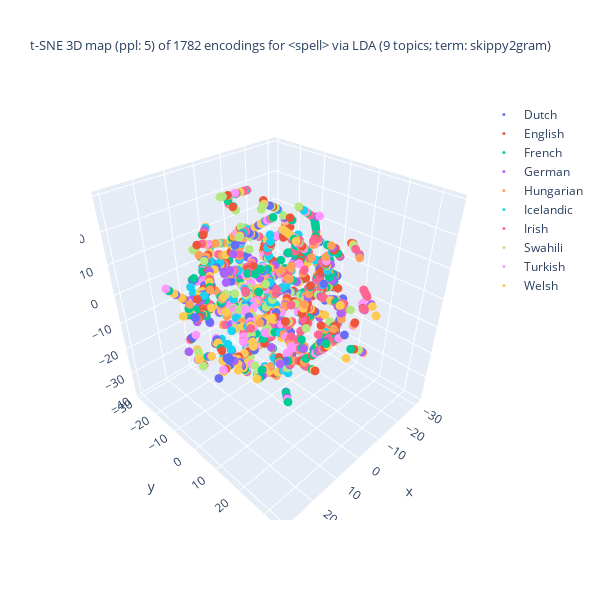
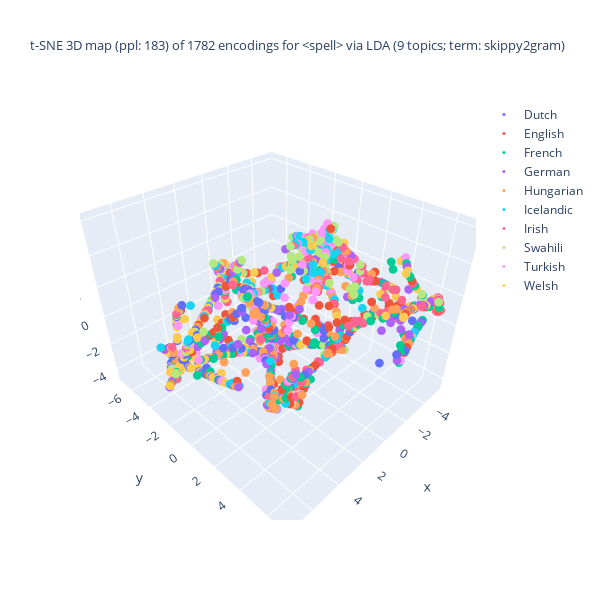
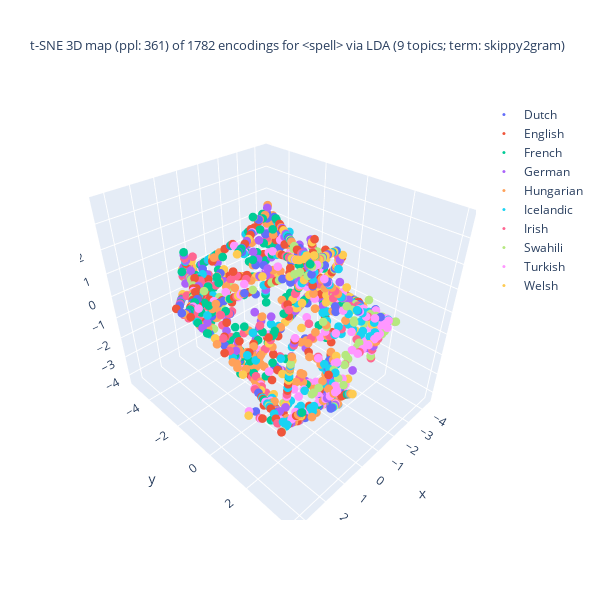
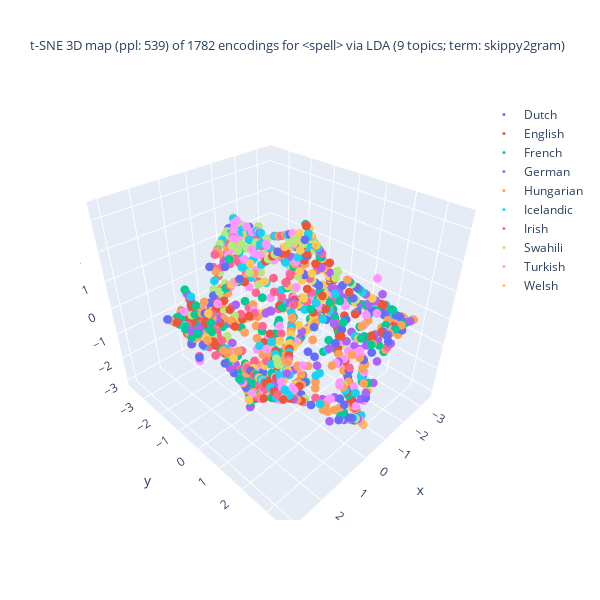

Notebook cell for these charts, in order:
### Markdown cell above
t-SNE の結果の可視化 (3D)

### Code cell
## tSNE の結果の可視化: Plotly を使った 3D 描画

import numpy as np
from sklearn.manifold import TSNE as tSNE
import plotly.express as pex
import plotly.graph_objects as go
import matplotlib.pyplot as plt

## tSNE のパラメターを設定
max_perplexity_factor = 2
perplexity_max_val = round(len(doc_fit_df)/max_perplexity_factor)
print(f"perplexity_max_val: {perplexity_max_val}")

#perplexity_increment = 120
divider = 5
perplexity_increment = round(perplexity_max_val/divider)
print(f"perplexity_increment: {perplexity_increment}")

## tSNE を段階的に実行
df_size = len(doc_fit_df)
exit_after_step = 15
ppl_vals = enumerate(range(5, perplexity_max_val, perplexity_increment))
for step, ppl_val in ppl_vals:
    ## 早期終了の判定
    if step >= exit_after_step:
        continue
    ## tSNE 事例の生成
    tSNE_3d_varied = tSNE(n_components = 3, random_state = 0, perplexity = ppl_val,
                          n_iter = 1000)

    ## データに適用
    doc_enc = np.array(list(doc_fit_df['enc']))
    doc_tSNE_3d_varied = tSNE_3d_varied.fit_transform(doc_enc)

    ## 色分けの単位を選択
    if color_lang_family:
        colored_var = 'family'
    else:
        colored_var = 'language'
    ##
    X = zip(doc_tSNE_3d_varied[:,0], doc_tSNE_3d_varied[:,1], doc_tSNE_3d_varied[:,2],
            doc_fit_df[colored_var]) # zip(..)が必要
    dfx = pd.DataFrame(X, columns = ['D1', 'D2', 'D3', colored_var])
    ## 作図
    fig = go.Figure()
    for lang in np.unique(main_df[colored_var]):
        traced = dfx[dfx[colored_var] == lang]
        fig.add_trace(
            go.Scatter3d(
                x = traced['D1'], y = traced['D2'], z = traced['D3'],
                name = lang.title(), mode = 'markers', marker = dict(size = 3),
                marker_colorscale = color_palette, # worked??
                showlegend = True
            )
        )
    ## 題の指定
    title_header = f"t-SNE 3D map (ppl: {ppl_val}) of {df_size} encodings for <{doc_attr}> via\n"
    if use_FastText:
        if use_LDA:
            title_body = f"LDA ({n_topics} topics; term: {lda_term_type}) x FastText ({ft_n_dims} dims; term: {ft_term_type}; window: {ft_window_size})"
        else:
            title_body = f"FastText ({ft_n_dims} dims; term: {ft_term_type}; window: {ft_window_size})"
    else:
        title_body = f"LDA ({n_topics} topics; term: {lda_term_type})"
    title_val = title_header + title_body
    fig.update_layout(title = dict(text = title_val, font_size = 13),
                      autosize = False, width = 600, height = 600)
    fig.show()

### Figure 1 — Plotly figure (JSON) as saved in the notebook; plotly's stock layout.template omitted (floating-point values rounded to 4 significant figures; data arrays with more than 128 entries replaced by an {"elided": "..."} marker saying what was removed)
{"data": [{"marker": {"colorscale": [[0, "#2E91E5"], [0.04348, "#E15F99"], [0.08696, "#1CA71C"], [0.1304, "#FB0D0D"], [0.1739, "#DA16FF"], [0.2174, "#222A2A"], [0.2609, "#B68100"], [0.3043, "#750D86"], [0.3478, "#EB663B"], [0.3913, "#511CFB"], [0.4348, "#00A08B"], [0.4783, "#FB00D1"], [0.5217, "#FC0080"], [0.5652, "#B2828D"], [0.6087, "#6C7C32"], [0.6522, "#778AAE"], [0.6957, "#862A16"], [0.7391, "#A777F1"], [0.7826, "#620042"], [0.8261, "#1616A7"], [0.8696, "#DA60CA"], [0.913, "#6C4516"], [0.9565, "#0D2A63"], [1, "#AF0038"]], "size": 3}, "mode": "markers", "name": "Dutch", "showlegend": true, "type": "scatter3d", "x": {"elided": "184 float values"}, "y": {"elided": "184 float values"}, "z": {"elided": "184 float values"}}, {"marker": {"colorscale": [[0, "#2E91E5"], [0.04348, "#E15F99"], [0.08696, "#1CA71C"], [0.1304, "#FB0D0D"], [0.1739, "#DA16FF"], [0.2174, "#222A2A"], [0.2609, "#B68100"], [0.3043, "#750D86"], [0.3478, "#EB663B"], [0.3913, "#511CFB"], [0.4348, "#00A08B"], [0.4783, "#FB00D1"], [0.5217, "#FC0080"], [0.5652, "#B2828D"], [0.6087, "#6C7C32"], [0.6522, "#778AAE"], [0.6957, "#862A16"], [0.7391, "#A777F1"], [0.7826, "#620042"], [0.8261, "#1616A7"], [0.8696, "#DA60CA"], [0.913, "#6C4516"], [0.9565, "#0D2A63"], [1, "#AF0038"]], "size": 3}, "mode": "markers", "name": "English", "showlegend": true, "type": "scatter3d", "x": {"elided": "168 float values"}, "y": {"elided": "168 float values"}, "z": {"elided": "168 float values"}}, {"marker": {"colorscale": [[0, "#2E91E5"], [0.04348, "#E15F99"], [0.08696, "#1CA71C"], [0.1304, "#FB0D0D"], [0.1739, "#DA16FF"], [0.2174, "#222A2A"], [0.2609, "#B68100"], [0.3043, "#750D86"], [0.3478, "#EB663B"], [0.3913, "#511CFB"], [0.4348, "#00A08B"], [0.4783, "#FB00D1"], [0.5217, "#FC0080"], [0.5652, "#B2828D"], [0.6087, "#6C7C32"], [0.6522, "#778AAE"], [0.6957, "#862A16"], [0.7391, "#A777F1"], [0.7826, "#620042"], [0.8261, "#1616A7"], [0.8696, "#DA60CA"], [0.913, "#6C4516"], [0.9565, "#0D2A63"], [1, "#AF0038"]], "size": 3}, "mode": "markers", "name": "French", "showlegend": true, "type": "scatter3d", "x": {"elided": "206 float values"}, "y": {"elided": "206 float values"}, "z": {"elided": "206 float values"}}, {"marker": {"colorscale": [[0, "#2E91E5"], [0.04348, "#E15F99"], [0.08696, "#1CA71C"], [0.1304, "#FB0D0D"], [0.1739, "#DA16FF"], [0.2174, "#222A2A"], [0.2609, "#B68100"], [0.3043, "#750D86"], [0.3478, "#EB663B"], [0.3913, "#511CFB"], [0.4348, "#00A08B"], [0.4783, "#FB00D1"], [0.5217, "#FC0080"], [0.5652, "#B2828D"], [0.6087, "#6C7C32"], [0.6522, "#778AAE"], [0.6957, "#862A16"], [0.7391, "#A777F1"], [0.7826, "#620042"], [0.8261, "#1616A7"], [0.8696, "#DA60CA"], [0.913, "#6C4516"], [0.9565, "#0D2A63"], [1, "#AF0038"]], "size": 3}, "mode": "markers", "name": "German", "showlegend": true, "type": "scatter3d", "x": {"elided": "166 float values"}, "y": {"elided": "166 float values"}, "z": {"elided": "166 float values"}}, {"marker": {"colorscale": [[0, "#2E91E5"], [0.04348, "#E15F99"], [0.08696, "#1CA71C"], [0.1304, "#FB0D0D"], [0.1739, "#DA16FF"], [0.2174, "#222A2A"], [0.2609, "#B68100"], [0.3043, "#750D86"], [0.3478, "#EB663B"], [0.3913, "#511CFB"], [0.4348, "#00A08B"], [0.4783, "#FB00D1"], [0.5217, "#FC0080"], [0.5652, "#B2828D"], [0.6087, "#6C7C32"], [0.6522, "#778AAE"], [0.6957, "#862A16"], [0.7391, "#A777F1"], [0.7826, "#620042"], [0.8261, "#1616A7"], [0.8696, "#DA60CA"], [0.913, "#6C4516"], [0.9565, "#0D2A63"], [1, "#AF0038"]], "size": 3}, "mode": "markers", "name": "Hungarian", "showlegend": true, "type": "scatter3d", "x": {"elided": "206 float values"}, "y": {"elided": "206 float values"}, "z": {"elided": "206 float values"}}, {"marker": {"colorscale": [[0, "#2E91E5"], [0.04348, "#E15F99"], [0.08696, "#1CA71C"], [0.1304, "#FB0D0D"], [0.1739, "#DA16FF"], [0.2174, "#222A2A"], [0.2609, "#B68100"], [0.3043, "#750D86"], [0.3478, "#EB663B"], [0.3913, "#511CFB"], [0.4348, "#00A08B"], [0.4783, "#FB00D1"], [0.5217, "#FC0080"], [0.5652, "#B2828D"], [0.6087, "#6C7C32"], [0.6522, "#778AAE"], [0.6957, "#862A16"], [0.7391, "#A777F1"], [0.7826, "#620042"], [0.8261, "#1616A7"], [0.8696, "#DA60CA"], [0.913, "#6C4516"], [0.9565, "#0D2A63"], [1, "#AF0038"]], "size": 3}, "mode": "markers", "name": "Icelandic", "showlegend": true, "type": "scatter3d", "x": {"elided": "160 float values"}, "y": {"elided": "160 float values"}, "z": {"elided": "160 float values"}}, {"marker": {"colorscale": [[0, "#2E91E5"], [0.04348, "#E15F99"], [0.08696, "#1CA71C"], [0.1304, "#FB0D0D"], [0.1739, "#DA16FF"], [0.2174, "#222A2A"], [0.2609, "#B68100"], [0.3043, "#750D86"], [0.3478, "#EB663B"], [0.3913, "#511CFB"], [0.4348, "#00A08B"], [0.4783, "#FB00D1"], [0.5217, "#FC0080"], [0.5652, "#B2828D"], [0.6087, "#6C7C32"], [0.6522, "#778AAE"], [0.6957, "#862A16"], [0.7391, "#A777F1"], [0.7826, "#620042"], [0.8261, "#1616A7"], [0.8696, "#DA60CA"], [0.913, "#6C4516"], [0.9565, "#0D2A63"], [1, "#AF0038"]], "size": 3}, "mode": "markers", "name": "Irish", "showlegend": true, "type": "scatter3d", "x": {"elided": "180 float values"}, "y": {"elided": "180 float values"}, "z": {"elided": "180 float values"}}, {"marker": {"colorscale": [[0, "#2E91E5"], [0.04348, "#E15F99"], [0.08696, "#1CA71C"], [0.1304, "#FB0D0D"], [0.1739, "#DA16FF"], [0.2174, "#222A2A"], [0.2609, "#B68100"], [0.3043, "#750D86"], [0.3478, "#EB663B"], [0.3913, "#511CFB"], [0.4348, "#00A08B"], [0.4783, "#FB00D1"], [0.5217, "#FC0080"], [0.5652, "#B2828D"], [0.6087, "#6C7C32"], [0.6522, "#778AAE"], [0.6957, "#862A16"], [0.7391, "#A777F1"], [0.7826, "#620042"], [0.8261, "#1616A7"], [0.8696, "#DA60CA"], [0.913, "#6C4516"], [0.9565, "#0D2A63"], [1, "#AF0038"]], "size": 3}, "mode": "markers", "name": "Swahili", "showlegend": true, "type": "scatter3d", "x": {"elided": "135 float values"}, "y": {"elided": "135 float values"}, "z": {"elided": "135 float values"}}, {"marker": {"colorscale": [[0, "#2E91E5"], [0.04348, "#E15F99"], [0.08696, "#1CA71C"], [0.1304, "#FB0D0D"], [0.1739, "#DA16FF"], [0.2174, "#222A2A"], [0.2609, "#B68100"], [0.3043, "#750D86"], [0.3478, "#EB663B"], [0.3913, "#511CFB"], [0.4348, "#00A08B"], [0.4783, "#FB00D1"], [0.5217, "#FC0080"], [0.5652, "#B2828D"], [0.6087, "#6C7C32"], [0.6522, "#778AAE"], [0.6957, "#862A16"], [0.7391, "#A777F1"], [0.7826, "#620042"], [0.8261, "#1616A7"], [0.8696, "#DA60CA"], [0.913, "#6C4516"], [0.9565, "#0D2A63"], [1, "#AF0038"]], "size": 3}, "mode": "markers", "name": "Turkish", "showlegend": true, "type": "scatter3d", "x": {"elided": "177 float values"}, "y": {"elided": "177 float values"}, "z": {"elided": "177 float values"}}, {"marker": {"colorscale": [[0, "#2E91E5"], [0.04348, "#E15F99"], [0.08696, "#1CA71C"], [0.1304, "#FB0D0D"], [0.1739, "#DA16FF"], [0.2174, "#222A2A"], [0.2609, "#B68100"], [0.3043, "#750D86"], [0.3478, "#EB663B"], [0.3913, "#511CFB"], [0.4348, "#00A08B"], [0.4783, "#FB00D1"], [0.5217, "#FC0080"], [0.5652, "#B2828D"], [0.6087, "#6C7C32"], [0.6522, "#778AAE"], [0.6957, "#862A16"], [0.7391, "#A777F1"], [0.7826, "#620042"], [0.8261, "#1616A7"], [0.8696, "#DA60CA"], [0.913, "#6C4516"], [0.9565, "#0D2A63"], [1, "#AF0038"]], "size": 3}, "mode": "markers", "name": "Welsh", "showlegend": true, "type": "scatter3d", "x": {"elided": "200 float values"}, "y": {"elided": "200 float values"}, "z": {"elided": "200 float values"}}], "layout": {"autosize": false, "height": 600, "title": {"font": {"size": 13}, "text": "t-SNE 3D map (ppl: 5) of 1782 encodings for <spell> via\nLDA (9 topics; term: skippy2gram)"}, "width": 600}}

### Figure 2 — Plotly figure (JSON) as saved in the notebook; plotly's stock layout.template omitted (floating-point values rounded to 4 significant figures; data arrays with more than 128 entries replaced by an {"elided": "..."} marker saying what was removed)
{"data": [{"marker": {"colorscale": [[0, "#2E91E5"], [0.04348, "#E15F99"], [0.08696, "#1CA71C"], [0.1304, "#FB0D0D"], [0.1739, "#DA16FF"], [0.2174, "#222A2A"], [0.2609, "#B68100"], [0.3043, "#750D86"], [0.3478, "#EB663B"], [0.3913, "#511CFB"], [0.4348, "#00A08B"], [0.4783, "#FB00D1"], [0.5217, "#FC0080"], [0.5652, "#B2828D"], [0.6087, "#6C7C32"], [0.6522, "#778AAE"], [0.6957, "#862A16"], [0.7391, "#A777F1"], [0.7826, "#620042"], [0.8261, "#1616A7"], [0.8696, "#DA60CA"], [0.913, "#6C4516"], [0.9565, "#0D2A63"], [1, "#AF0038"]], "size": 3}, "mode": "markers", "name": "Dutch", "showlegend": true, "type": "scatter3d", "x": {"elided": "184 float values"}, "y": {"elided": "184 float values"}, "z": {"elided": "184 float values"}}, {"marker": {"colorscale": [[0, "#2E91E5"], [0.04348, "#E15F99"], [0.08696, "#1CA71C"], [0.1304, "#FB0D0D"], [0.1739, "#DA16FF"], [0.2174, "#222A2A"], [0.2609, "#B68100"], [0.3043, "#750D86"], [0.3478, "#EB663B"], [0.3913, "#511CFB"], [0.4348, "#00A08B"], [0.4783, "#FB00D1"], [0.5217, "#FC0080"], [0.5652, "#B2828D"], [0.6087, "#6C7C32"], [0.6522, "#778AAE"], [0.6957, "#862A16"], [0.7391, "#A777F1"], [0.7826, "#620042"], [0.8261, "#1616A7"], [0.8696, "#DA60CA"], [0.913, "#6C4516"], [0.9565, "#0D2A63"], [1, "#AF0038"]], "size": 3}, "mode": "markers", "name": "English", "showlegend": true, "type": "scatter3d", "x": {"elided": "168 float values"}, "y": {"elided": "168 float values"}, "z": {"elided": "168 float values"}}, {"marker": {"colorscale": [[0, "#2E91E5"], [0.04348, "#E15F99"], [0.08696, "#1CA71C"], [0.1304, "#FB0D0D"], [0.1739, "#DA16FF"], [0.2174, "#222A2A"], [0.2609, "#B68100"], [0.3043, "#750D86"], [0.3478, "#EB663B"], [0.3913, "#511CFB"], [0.4348, "#00A08B"], [0.4783, "#FB00D1"], [0.5217, "#FC0080"], [0.5652, "#B2828D"], [0.6087, "#6C7C32"], [0.6522, "#778AAE"], [0.6957, "#862A16"], [0.7391, "#A777F1"], [0.7826, "#620042"], [0.8261, "#1616A7"], [0.8696, "#DA60CA"], [0.913, "#6C4516"], [0.9565, "#0D2A63"], [1, "#AF0038"]], "size": 3}, "mode": "markers", "name": "French", "showlegend": true, "type": "scatter3d", "x": {"elided": "206 float values"}, "y": {"elided": "206 float values"}, "z": {"elided": "206 float values"}}, {"marker": {"colorscale": [[0, "#2E91E5"], [0.04348, "#E15F99"], [0.08696, "#1CA71C"], [0.1304, "#FB0D0D"], [0.1739, "#DA16FF"], [0.2174, "#222A2A"], [0.2609, "#B68100"], [0.3043, "#750D86"], [0.3478, "#EB663B"], [0.3913, "#511CFB"], [0.4348, "#00A08B"], [0.4783, "#FB00D1"], [0.5217, "#FC0080"], [0.5652, "#B2828D"], [0.6087, "#6C7C32"], [0.6522, "#778AAE"], [0.6957, "#862A16"], [0.7391, "#A777F1"], [0.7826, "#620042"], [0.8261, "#1616A7"], [0.8696, "#DA60CA"], [0.913, "#6C4516"], [0.9565, "#0D2A63"], [1, "#AF0038"]], "size": 3}, "mode": "markers", "name": "German", "showlegend": true, "type": "scatter3d", "x": {"elided": "166 float values"}, "y": {"elided": "166 float values"}, "z": {"elided": "166 float values"}}, {"marker": {"colorscale": [[0, "#2E91E5"], [0.04348, "#E15F99"], [0.08696, "#1CA71C"], [0.1304, "#FB0D0D"], [0.1739, "#DA16FF"], [0.2174, "#222A2A"], [0.2609, "#B68100"], [0.3043, "#750D86"], [0.3478, "#EB663B"], [0.3913, "#511CFB"], [0.4348, "#00A08B"], [0.4783, "#FB00D1"], [0.5217, "#FC0080"], [0.5652, "#B2828D"], [0.6087, "#6C7C32"], [0.6522, "#778AAE"], [0.6957, "#862A16"], [0.7391, "#A777F1"], [0.7826, "#620042"], [0.8261, "#1616A7"], [0.8696, "#DA60CA"], [0.913, "#6C4516"], [0.9565, "#0D2A63"], [1, "#AF0038"]], "size": 3}, "mode": "markers", "name": "Hungarian", "showlegend": true, "type": "scatter3d", "x": {"elided": "206 float values"}, "y": {"elided": "206 float values"}, "z": {"elided": "206 float values"}}, {"marker": {"colorscale": [[0, "#2E91E5"], [0.04348, "#E15F99"], [0.08696, "#1CA71C"], [0.1304, "#FB0D0D"], [0.1739, "#DA16FF"], [0.2174, "#222A2A"], [0.2609, "#B68100"], [0.3043, "#750D86"], [0.3478, "#EB663B"], [0.3913, "#511CFB"], [0.4348, "#00A08B"], [0.4783, "#FB00D1"], [0.5217, "#FC0080"], [0.5652, "#B2828D"], [0.6087, "#6C7C32"], [0.6522, "#778AAE"], [0.6957, "#862A16"], [0.7391, "#A777F1"], [0.7826, "#620042"], [0.8261, "#1616A7"], [0.8696, "#DA60CA"], [0.913, "#6C4516"], [0.9565, "#0D2A63"], [1, "#AF0038"]], "size": 3}, "mode": "markers", "name": "Icelandic", "showlegend": true, "type": "scatter3d", "x": {"elided": "160 float values"}, "y": {"elided": "160 float values"}, "z": {"elided": "160 float values"}}, {"marker": {"colorscale": [[0, "#2E91E5"], [0.04348, "#E15F99"], [0.08696, "#1CA71C"], [0.1304, "#FB0D0D"], [0.1739, "#DA16FF"], [0.2174, "#222A2A"], [0.2609, "#B68100"], [0.3043, "#750D86"], [0.3478, "#EB663B"], [0.3913, "#511CFB"], [0.4348, "#00A08B"], [0.4783, "#FB00D1"], [0.5217, "#FC0080"], [0.5652, "#B2828D"], [0.6087, "#6C7C32"], [0.6522, "#778AAE"], [0.6957, "#862A16"], [0.7391, "#A777F1"], [0.7826, "#620042"], [0.8261, "#1616A7"], [0.8696, "#DA60CA"], [0.913, "#6C4516"], [0.9565, "#0D2A63"], [1, "#AF0038"]], "size": 3}, "mode": "markers", "name": "Irish", "showlegend": true, "type": "scatter3d", "x": {"elided": "180 float values"}, "y": {"elided": "180 float values"}, "z": {"elided": "180 float values"}}, {"marker": {"colorscale": [[0, "#2E91E5"], [0.04348, "#E15F99"], [0.08696, "#1CA71C"], [0.1304, "#FB0D0D"], [0.1739, "#DA16FF"], [0.2174, "#222A2A"], [0.2609, "#B68100"], [0.3043, "#750D86"], [0.3478, "#EB663B"], [0.3913, "#511CFB"], [0.4348, "#00A08B"], [0.4783, "#FB00D1"], [0.5217, "#FC0080"], [0.5652, "#B2828D"], [0.6087, "#6C7C32"], [0.6522, "#778AAE"], [0.6957, "#862A16"], [0.7391, "#A777F1"], [0.7826, "#620042"], [0.8261, "#1616A7"], [0.8696, "#DA60CA"], [0.913, "#6C4516"], [0.9565, "#0D2A63"], [1, "#AF0038"]], "size": 3}, "mode": "markers", "name": "Swahili", "showlegend": true, "type": "scatter3d", "x": {"elided": "135 float values"}, "y": {"elided": "135 float values"}, "z": {"elided": "135 float values"}}, {"marker": {"colorscale": [[0, "#2E91E5"], [0.04348, "#E15F99"], [0.08696, "#1CA71C"], [0.1304, "#FB0D0D"], [0.1739, "#DA16FF"], [0.2174, "#222A2A"], [0.2609, "#B68100"], [0.3043, "#750D86"], [0.3478, "#EB663B"], [0.3913, "#511CFB"], [0.4348, "#00A08B"], [0.4783, "#FB00D1"], [0.5217, "#FC0080"], [0.5652, "#B2828D"], [0.6087, "#6C7C32"], [0.6522, "#778AAE"], [0.6957, "#862A16"], [0.7391, "#A777F1"], [0.7826, "#620042"], [0.8261, "#1616A7"], [0.8696, "#DA60CA"], [0.913, "#6C4516"], [0.9565, "#0D2A63"], [1, "#AF0038"]], "size": 3}, "mode": "markers", "name": "Turkish", "showlegend": true, "type": "scatter3d", "x": {"elided": "177 float values"}, "y": {"elided": "177 float values"}, "z": {"elided": "177 float values"}}, {"marker": {"colorscale": [[0, "#2E91E5"], [0.04348, "#E15F99"], [0.08696, "#1CA71C"], [0.1304, "#FB0D0D"], [0.1739, "#DA16FF"], [0.2174, "#222A2A"], [0.2609, "#B68100"], [0.3043, "#750D86"], [0.3478, "#EB663B"], [0.3913, "#511CFB"], [0.4348, "#00A08B"], [0.4783, "#FB00D1"], [0.5217, "#FC0080"], [0.5652, "#B2828D"], [0.6087, "#6C7C32"], [0.6522, "#778AAE"], [0.6957, "#862A16"], [0.7391, "#A777F1"], [0.7826, "#620042"], [0.8261, "#1616A7"], [0.8696, "#DA60CA"], [0.913, "#6C4516"], [0.9565, "#0D2A63"], [1, "#AF0038"]], "size": 3}, "mode": "markers", "name": "Welsh", "showlegend": true, "type": "scatter3d", "x": {"elided": "200 float values"}, "y": {"elided": "200 float values"}, "z": {"elided": "200 float values"}}], "layout": {"autosize": false, "height": 600, "title": {"font": {"size": 13}, "text": "t-SNE 3D map (ppl: 183) of 1782 encodings for <spell> via\nLDA (9 topics; term: skippy2gram)"}, "width": 600}}

### Figure 3 — Plotly figure (JSON) as saved in the notebook; plotly's stock layout.template omitted (floating-point values rounded to 4 significant figures; data arrays with more than 128 entries replaced by an {"elided": "..."} marker saying what was removed)
{"data": [{"marker": {"colorscale": [[0, "#2E91E5"], [0.04348, "#E15F99"], [0.08696, "#1CA71C"], [0.1304, "#FB0D0D"], [0.1739, "#DA16FF"], [0.2174, "#222A2A"], [0.2609, "#B68100"], [0.3043, "#750D86"], [0.3478, "#EB663B"], [0.3913, "#511CFB"], [0.4348, "#00A08B"], [0.4783, "#FB00D1"], [0.5217, "#FC0080"], [0.5652, "#B2828D"], [0.6087, "#6C7C32"], [0.6522, "#778AAE"], [0.6957, "#862A16"], [0.7391, "#A777F1"], [0.7826, "#620042"], [0.8261, "#1616A7"], [0.8696, "#DA60CA"], [0.913, "#6C4516"], [0.9565, "#0D2A63"], [1, "#AF0038"]], "size": 3}, "mode": "markers", "name": "Dutch", "showlegend": true, "type": "scatter3d", "x": {"elided": "184 float values"}, "y": {"elided": "184 float values"}, "z": {"elided": "184 float values"}}, {"marker": {"colorscale": [[0, "#2E91E5"], [0.04348, "#E15F99"], [0.08696, "#1CA71C"], [0.1304, "#FB0D0D"], [0.1739, "#DA16FF"], [0.2174, "#222A2A"], [0.2609, "#B68100"], [0.3043, "#750D86"], [0.3478, "#EB663B"], [0.3913, "#511CFB"], [0.4348, "#00A08B"], [0.4783, "#FB00D1"], [0.5217, "#FC0080"], [0.5652, "#B2828D"], [0.6087, "#6C7C32"], [0.6522, "#778AAE"], [0.6957, "#862A16"], [0.7391, "#A777F1"], [0.7826, "#620042"], [0.8261, "#1616A7"], [0.8696, "#DA60CA"], [0.913, "#6C4516"], [0.9565, "#0D2A63"], [1, "#AF0038"]], "size": 3}, "mode": "markers", "name": "English", "showlegend": true, "type": "scatter3d", "x": {"elided": "168 float values"}, "y": {"elided": "168 float values"}, "z": {"elided": "168 float values"}}, {"marker": {"colorscale": [[0, "#2E91E5"], [0.04348, "#E15F99"], [0.08696, "#1CA71C"], [0.1304, "#FB0D0D"], [0.1739, "#DA16FF"], [0.2174, "#222A2A"], [0.2609, "#B68100"], [0.3043, "#750D86"], [0.3478, "#EB663B"], [0.3913, "#511CFB"], [0.4348, "#00A08B"], [0.4783, "#FB00D1"], [0.5217, "#FC0080"], [0.5652, "#B2828D"], [0.6087, "#6C7C32"], [0.6522, "#778AAE"], [0.6957, "#862A16"], [0.7391, "#A777F1"], [0.7826, "#620042"], [0.8261, "#1616A7"], [0.8696, "#DA60CA"], [0.913, "#6C4516"], [0.9565, "#0D2A63"], [1, "#AF0038"]], "size": 3}, "mode": "markers", "name": "French", "showlegend": true, "type": "scatter3d", "x": {"elided": "206 float values"}, "y": {"elided": "206 float values"}, "z": {"elided": "206 float values"}}, {"marker": {"colorscale": [[0, "#2E91E5"], [0.04348, "#E15F99"], [0.08696, "#1CA71C"], [0.1304, "#FB0D0D"], [0.1739, "#DA16FF"], [0.2174, "#222A2A"], [0.2609, "#B68100"], [0.3043, "#750D86"], [0.3478, "#EB663B"], [0.3913, "#511CFB"], [0.4348, "#00A08B"], [0.4783, "#FB00D1"], [0.5217, "#FC0080"], [0.5652, "#B2828D"], [0.6087, "#6C7C32"], [0.6522, "#778AAE"], [0.6957, "#862A16"], [0.7391, "#A777F1"], [0.7826, "#620042"], [0.8261, "#1616A7"], [0.8696, "#DA60CA"], [0.913, "#6C4516"], [0.9565, "#0D2A63"], [1, "#AF0038"]], "size": 3}, "mode": "markers", "name": "German", "showlegend": true, "type": "scatter3d", "x": {"elided": "166 float values"}, "y": {"elided": "166 float values"}, "z": {"elided": "166 float values"}}, {"marker": {"colorscale": [[0, "#2E91E5"], [0.04348, "#E15F99"], [0.08696, "#1CA71C"], [0.1304, "#FB0D0D"], [0.1739, "#DA16FF"], [0.2174, "#222A2A"], [0.2609, "#B68100"], [0.3043, "#750D86"], [0.3478, "#EB663B"], [0.3913, "#511CFB"], [0.4348, "#00A08B"], [0.4783, "#FB00D1"], [0.5217, "#FC0080"], [0.5652, "#B2828D"], [0.6087, "#6C7C32"], [0.6522, "#778AAE"], [0.6957, "#862A16"], [0.7391, "#A777F1"], [0.7826, "#620042"], [0.8261, "#1616A7"], [0.8696, "#DA60CA"], [0.913, "#6C4516"], [0.9565, "#0D2A63"], [1, "#AF0038"]], "size": 3}, "mode": "markers", "name": "Hungarian", "showlegend": true, "type": "scatter3d", "x": {"elided": "206 float values"}, "y": {"elided": "206 float values"}, "z": {"elided": "206 float values"}}, {"marker": {"colorscale": [[0, "#2E91E5"], [0.04348, "#E15F99"], [0.08696, "#1CA71C"], [0.1304, "#FB0D0D"], [0.1739, "#DA16FF"], [0.2174, "#222A2A"], [0.2609, "#B68100"], [0.3043, "#750D86"], [0.3478, "#EB663B"], [0.3913, "#511CFB"], [0.4348, "#00A08B"], [0.4783, "#FB00D1"], [0.5217, "#FC0080"], [0.5652, "#B2828D"], [0.6087, "#6C7C32"], [0.6522, "#778AAE"], [0.6957, "#862A16"], [0.7391, "#A777F1"], [0.7826, "#620042"], [0.8261, "#1616A7"], [0.8696, "#DA60CA"], [0.913, "#6C4516"], [0.9565, "#0D2A63"], [1, "#AF0038"]], "size": 3}, "mode": "markers", "name": "Icelandic", "showlegend": true, "type": "scatter3d", "x": {"elided": "160 float values"}, "y": {"elided": "160 float values"}, "z": {"elided": "160 float values"}}, {"marker": {"colorscale": [[0, "#2E91E5"], [0.04348, "#E15F99"], [0.08696, "#1CA71C"], [0.1304, "#FB0D0D"], [0.1739, "#DA16FF"], [0.2174, "#222A2A"], [0.2609, "#B68100"], [0.3043, "#750D86"], [0.3478, "#EB663B"], [0.3913, "#511CFB"], [0.4348, "#00A08B"], [0.4783, "#FB00D1"], [0.5217, "#FC0080"], [0.5652, "#B2828D"], [0.6087, "#6C7C32"], [0.6522, "#778AAE"], [0.6957, "#862A16"], [0.7391, "#A777F1"], [0.7826, "#620042"], [0.8261, "#1616A7"], [0.8696, "#DA60CA"], [0.913, "#6C4516"], [0.9565, "#0D2A63"], [1, "#AF0038"]], "size": 3}, "mode": "markers", "name": "Irish", "showlegend": true, "type": "scatter3d", "x": {"elided": "180 float values"}, "y": {"elided": "180 float values"}, "z": {"elided": "180 float values"}}, {"marker": {"colorscale": [[0, "#2E91E5"], [0.04348, "#E15F99"], [0.08696, "#1CA71C"], [0.1304, "#FB0D0D"], [0.1739, "#DA16FF"], [0.2174, "#222A2A"], [0.2609, "#B68100"], [0.3043, "#750D86"], [0.3478, "#EB663B"], [0.3913, "#511CFB"], [0.4348, "#00A08B"], [0.4783, "#FB00D1"], [0.5217, "#FC0080"], [0.5652, "#B2828D"], [0.6087, "#6C7C32"], [0.6522, "#778AAE"], [0.6957, "#862A16"], [0.7391, "#A777F1"], [0.7826, "#620042"], [0.8261, "#1616A7"], [0.8696, "#DA60CA"], [0.913, "#6C4516"], [0.9565, "#0D2A63"], [1, "#AF0038"]], "size": 3}, "mode": "markers", "name": "Swahili", "showlegend": true, "type": "scatter3d", "x": {"elided": "135 float values"}, "y": {"elided": "135 float values"}, "z": {"elided": "135 float values"}}, {"marker": {"colorscale": [[0, "#2E91E5"], [0.04348, "#E15F99"], [0.08696, "#1CA71C"], [0.1304, "#FB0D0D"], [0.1739, "#DA16FF"], [0.2174, "#222A2A"], [0.2609, "#B68100"], [0.3043, "#750D86"], [0.3478, "#EB663B"], [0.3913, "#511CFB"], [0.4348, "#00A08B"], [0.4783, "#FB00D1"], [0.5217, "#FC0080"], [0.5652, "#B2828D"], [0.6087, "#6C7C32"], [0.6522, "#778AAE"], [0.6957, "#862A16"], [0.7391, "#A777F1"], [0.7826, "#620042"], [0.8261, "#1616A7"], [0.8696, "#DA60CA"], [0.913, "#6C4516"], [0.9565, "#0D2A63"], [1, "#AF0038"]], "size": 3}, "mode": "markers", "name": "Turkish", "showlegend": true, "type": "scatter3d", "x": {"elided": "177 float values"}, "y": {"elided": "177 float values"}, "z": {"elided": "177 float values"}}, {"marker": {"colorscale": [[0, "#2E91E5"], [0.04348, "#E15F99"], [0.08696, "#1CA71C"], [0.1304, "#FB0D0D"], [0.1739, "#DA16FF"], [0.2174, "#222A2A"], [0.2609, "#B68100"], [0.3043, "#750D86"], [0.3478, "#EB663B"], [0.3913, "#511CFB"], [0.4348, "#00A08B"], [0.4783, "#FB00D1"], [0.5217, "#FC0080"], [0.5652, "#B2828D"], [0.6087, "#6C7C32"], [0.6522, "#778AAE"], [0.6957, "#862A16"], [0.7391, "#A777F1"], [0.7826, "#620042"], [0.8261, "#1616A7"], [0.8696, "#DA60CA"], [0.913, "#6C4516"], [0.9565, "#0D2A63"], [1, "#AF0038"]], "size": 3}, "mode": "markers", "name": "Welsh", "showlegend": true, "type": "scatter3d", "x": {"elided": "200 float values"}, "y": {"elided": "200 float values"}, "z": {"elided": "200 float values"}}], "layout": {"autosize": false, "height": 600, "title": {"font": {"size": 13}, "text": "t-SNE 3D map (ppl: 361) of 1782 encodings for <spell> via\nLDA (9 topics; term: skippy2gram)"}, "width": 600}}

### Figure 4 — Plotly figure (JSON) as saved in the notebook; plotly's stock layout.template omitted (floating-point values rounded to 4 significant figures; data arrays with more than 128 entries replaced by an {"elided": "..."} marker saying what was removed)
{"data": [{"marker": {"colorscale": [[0, "#2E91E5"], [0.04348, "#E15F99"], [0.08696, "#1CA71C"], [0.1304, "#FB0D0D"], [0.1739, "#DA16FF"], [0.2174, "#222A2A"], [0.2609, "#B68100"], [0.3043, "#750D86"], [0.3478, "#EB663B"], [0.3913, "#511CFB"], [0.4348, "#00A08B"], [0.4783, "#FB00D1"], [0.5217, "#FC0080"], [0.5652, "#B2828D"], [0.6087, "#6C7C32"], [0.6522, "#778AAE"], [0.6957, "#862A16"], [0.7391, "#A777F1"], [0.7826, "#620042"], [0.8261, "#1616A7"], [0.8696, "#DA60CA"], [0.913, "#6C4516"], [0.9565, "#0D2A63"], [1, "#AF0038"]], "size": 3}, "mode": "markers", "name": "Dutch", "showlegend": true, "type": "scatter3d", "x": {"elided": "184 float values"}, "y": {"elided": "184 float values"}, "z": {"elided": "184 float values"}}, {"marker": {"colorscale": [[0, "#2E91E5"], [0.04348, "#E15F99"], [0.08696, "#1CA71C"], [0.1304, "#FB0D0D"], [0.1739, "#DA16FF"], [0.2174, "#222A2A"], [0.2609, "#B68100"], [0.3043, "#750D86"], [0.3478, "#EB663B"], [0.3913, "#511CFB"], [0.4348, "#00A08B"], [0.4783, "#FB00D1"], [0.5217, "#FC0080"], [0.5652, "#B2828D"], [0.6087, "#6C7C32"], [0.6522, "#778AAE"], [0.6957, "#862A16"], [0.7391, "#A777F1"], [0.7826, "#620042"], [0.8261, "#1616A7"], [0.8696, "#DA60CA"], [0.913, "#6C4516"], [0.9565, "#0D2A63"], [1, "#AF0038"]], "size": 3}, "mode": "markers", "name": "English", "showlegend": true, "type": "scatter3d", "x": {"elided": "168 float values"}, "y": {"elided": "168 float values"}, "z": {"elided": "168 float values"}}, {"marker": {"colorscale": [[0, "#2E91E5"], [0.04348, "#E15F99"], [0.08696, "#1CA71C"], [0.1304, "#FB0D0D"], [0.1739, "#DA16FF"], [0.2174, "#222A2A"], [0.2609, "#B68100"], [0.3043, "#750D86"], [0.3478, "#EB663B"], [0.3913, "#511CFB"], [0.4348, "#00A08B"], [0.4783, "#FB00D1"], [0.5217, "#FC0080"], [0.5652, "#B2828D"], [0.6087, "#6C7C32"], [0.6522, "#778AAE"], [0.6957, "#862A16"], [0.7391, "#A777F1"], [0.7826, "#620042"], [0.8261, "#1616A7"], [0.8696, "#DA60CA"], [0.913, "#6C4516"], [0.9565, "#0D2A63"], [1, "#AF0038"]], "size": 3}, "mode": "markers", "name": "French", "showlegend": true, "type": "scatter3d", "x": {"elided": "206 float values"}, "y": {"elided": "206 float values"}, "z": {"elided": "206 float values"}}, {"marker": {"colorscale": [[0, "#2E91E5"], [0.04348, "#E15F99"], [0.08696, "#1CA71C"], [0.1304, "#FB0D0D"], [0.1739, "#DA16FF"], [0.2174, "#222A2A"], [0.2609, "#B68100"], [0.3043, "#750D86"], [0.3478, "#EB663B"], [0.3913, "#511CFB"], [0.4348, "#00A08B"], [0.4783, "#FB00D1"], [0.5217, "#FC0080"], [0.5652, "#B2828D"], [0.6087, "#6C7C32"], [0.6522, "#778AAE"], [0.6957, "#862A16"], [0.7391, "#A777F1"], [0.7826, "#620042"], [0.8261, "#1616A7"], [0.8696, "#DA60CA"], [0.913, "#6C4516"], [0.9565, "#0D2A63"], [1, "#AF0038"]], "size": 3}, "mode": "markers", "name": "German", "showlegend": true, "type": "scatter3d", "x": {"elided": "166 float values"}, "y": {"elided": "166 float values"}, "z": {"elided": "166 float values"}}, {"marker": {"colorscale": [[0, "#2E91E5"], [0.04348, "#E15F99"], [0.08696, "#1CA71C"], [0.1304, "#FB0D0D"], [0.1739, "#DA16FF"], [0.2174, "#222A2A"], [0.2609, "#B68100"], [0.3043, "#750D86"], [0.3478, "#EB663B"], [0.3913, "#511CFB"], [0.4348, "#00A08B"], [0.4783, "#FB00D1"], [0.5217, "#FC0080"], [0.5652, "#B2828D"], [0.6087, "#6C7C32"], [0.6522, "#778AAE"], [0.6957, "#862A16"], [0.7391, "#A777F1"], [0.7826, "#620042"], [0.8261, "#1616A7"], [0.8696, "#DA60CA"], [0.913, "#6C4516"], [0.9565, "#0D2A63"], [1, "#AF0038"]], "size": 3}, "mode": "markers", "name": "Hungarian", "showlegend": true, "type": "scatter3d", "x": {"elided": "206 float values"}, "y": {"elided": "206 float values"}, "z": {"elided": "206 float values"}}, {"marker": {"colorscale": [[0, "#2E91E5"], [0.04348, "#E15F99"], [0.08696, "#1CA71C"], [0.1304, "#FB0D0D"], [0.1739, "#DA16FF"], [0.2174, "#222A2A"], [0.2609, "#B68100"], [0.3043, "#750D86"], [0.3478, "#EB663B"], [0.3913, "#511CFB"], [0.4348, "#00A08B"], [0.4783, "#FB00D1"], [0.5217, "#FC0080"], [0.5652, "#B2828D"], [0.6087, "#6C7C32"], [0.6522, "#778AAE"], [0.6957, "#862A16"], [0.7391, "#A777F1"], [0.7826, "#620042"], [0.8261, "#1616A7"], [0.8696, "#DA60CA"], [0.913, "#6C4516"], [0.9565, "#0D2A63"], [1, "#AF0038"]], "size": 3}, "mode": "markers", "name": "Icelandic", "showlegend": true, "type": "scatter3d", "x": {"elided": "160 float values"}, "y": {"elided": "160 float values"}, "z": {"elided": "160 float values"}}, {"marker": {"colorscale": [[0, "#2E91E5"], [0.04348, "#E15F99"], [0.08696, "#1CA71C"], [0.1304, "#FB0D0D"], [0.1739, "#DA16FF"], [0.2174, "#222A2A"], [0.2609, "#B68100"], [0.3043, "#750D86"], [0.3478, "#EB663B"], [0.3913, "#511CFB"], [0.4348, "#00A08B"], [0.4783, "#FB00D1"], [0.5217, "#FC0080"], [0.5652, "#B2828D"], [0.6087, "#6C7C32"], [0.6522, "#778AAE"], [0.6957, "#862A16"], [0.7391, "#A777F1"], [0.7826, "#620042"], [0.8261, "#1616A7"], [0.8696, "#DA60CA"], [0.913, "#6C4516"], [0.9565, "#0D2A63"], [1, "#AF0038"]], "size": 3}, "mode": "markers", "name": "Irish", "showlegend": true, "type": "scatter3d", "x": {"elided": "180 float values"}, "y": {"elided": "180 float values"}, "z": {"elided": "180 float values"}}, {"marker": {"colorscale": [[0, "#2E91E5"], [0.04348, "#E15F99"], [0.08696, "#1CA71C"], [0.1304, "#FB0D0D"], [0.1739, "#DA16FF"], [0.2174, "#222A2A"], [0.2609, "#B68100"], [0.3043, "#750D86"], [0.3478, "#EB663B"], [0.3913, "#511CFB"], [0.4348, "#00A08B"], [0.4783, "#FB00D1"], [0.5217, "#FC0080"], [0.5652, "#B2828D"], [0.6087, "#6C7C32"], [0.6522, "#778AAE"], [0.6957, "#862A16"], [0.7391, "#A777F1"], [0.7826, "#620042"], [0.8261, "#1616A7"], [0.8696, "#DA60CA"], [0.913, "#6C4516"], [0.9565, "#0D2A63"], [1, "#AF0038"]], "size": 3}, "mode": "markers", "name": "Swahili", "showlegend": true, "type": "scatter3d", "x": {"elided": "135 float values"}, "y": {"elided": "135 float values"}, "z": {"elided": "135 float values"}}, {"marker": {"colorscale": [[0, "#2E91E5"], [0.04348, "#E15F99"], [0.08696, "#1CA71C"], [0.1304, "#FB0D0D"], [0.1739, "#DA16FF"], [0.2174, "#222A2A"], [0.2609, "#B68100"], [0.3043, "#750D86"], [0.3478, "#EB663B"], [0.3913, "#511CFB"], [0.4348, "#00A08B"], [0.4783, "#FB00D1"], [0.5217, "#FC0080"], [0.5652, "#B2828D"], [0.6087, "#6C7C32"], [0.6522, "#778AAE"], [0.6957, "#862A16"], [0.7391, "#A777F1"], [0.7826, "#620042"], [0.8261, "#1616A7"], [0.8696, "#DA60CA"], [0.913, "#6C4516"], [0.9565, "#0D2A63"], [1, "#AF0038"]], "size": 3}, "mode": "markers", "name": "Turkish", "showlegend": true, "type": "scatter3d", "x": {"elided": "177 float values"}, "y": {"elided": "177 float values"}, "z": {"elided": "177 float values"}}, {"marker": {"colorscale": [[0, "#2E91E5"], [0.04348, "#E15F99"], [0.08696, "#1CA71C"], [0.1304, "#FB0D0D"], [0.1739, "#DA16FF"], [0.2174, "#222A2A"], [0.2609, "#B68100"], [0.3043, "#750D86"], [0.3478, "#EB663B"], [0.3913, "#511CFB"], [0.4348, "#00A08B"], [0.4783, "#FB00D1"], [0.5217, "#FC0080"], [0.5652, "#B2828D"], [0.6087, "#6C7C32"], [0.6522, "#778AAE"], [0.6957, "#862A16"], [0.7391, "#A777F1"], [0.7826, "#620042"], [0.8261, "#1616A7"], [0.8696, "#DA60CA"], [0.913, "#6C4516"], [0.9565, "#0D2A63"], [1, "#AF0038"]], "size": 3}, "mode": "markers", "name": "Welsh", "showlegend": true, "type": "scatter3d", "x": {"elided": "200 float values"}, "y": {"elided": "200 float values"}, "z": {"elided": "200 float values"}}], "layout": {"autosize": false, "height": 600, "title": {"font": {"size": 13}, "text": "t-SNE 3D map (ppl: 539) of 1782 encodings for <spell> via\nLDA (9 topics; term: skippy2gram)"}, "width": 600}}
